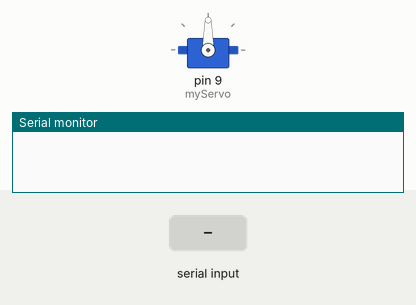
A sketch run on a simulated Arduino Uno, built with avr-gcc and run on an emulated ATmega328P. On the bench: servo, the last lines printed to the serial monitor. The inputs (shaded band) are chosen by the test bench.

Above: at 1.2 s.
1.3 s: byte 30 received over Serial
At 1.8 s:
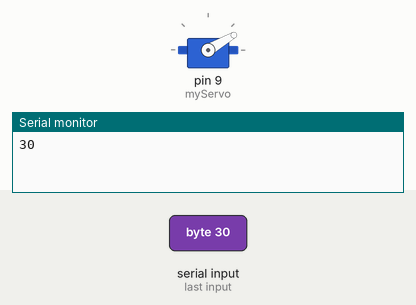
2.8 s: byte 120 received over Serial
At 4.1 s:
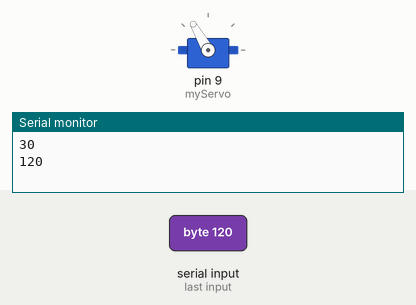
Timing chart, 0 to 5.8 s (numbered marks = the images above; inputs shaded):
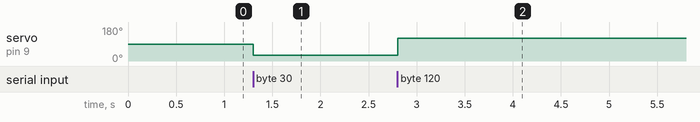

The sketch:

Arduino_servo.ino
```cpp
#include <Servo.h>
Servo myServo;

//int handPos;
//int angle;

void setup() {
  myServo.attach(9);
  Serial.begin(9600);
  myServo.write(90);
}

void loop() {
  byte angle;
  if (Serial.available()) {
    // Read angle from Processing
    angle = Serial.read();
    Serial.println(angle);
    // If fingers in window, read servo angle
    myServo.write(angle);
    delay(15);
  }
}
```

Measured:
- after the input at 1.3 s, servo on pin 9 (myServo): 90° → 30° at once
- after the input at 2.8 s, servo on pin 9 (myServo): 30° → 120° at once
